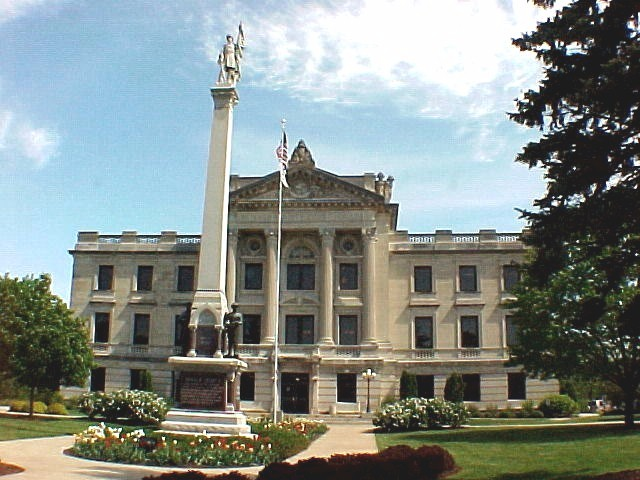
#> input picture train/pg/forest-selected-18.jpg, 640 x 480 px, found by its file name; its folder holds 4 pictures in this run
$ python train.py
#> lines starting #> are read from the running program, lines starting #| are printed output that depends on the picture; pictures that were not available may be replaced by others from this repository, and a replacement may not be noted
#> in extractFeatures, img is the input picture: shape (480, 640, 3); mean B, G, R 136.7, 141.3, 132.6
### utils.py
import pywt
from scipy.stats import kurtosis, skew
import numpy as np
import cv2

def getCentralPatch(img, width, height):
#> called with width = 256, height = 256
    h, w, c = img.shape
#> h = 480; w = 640; c = 3

    left = (w - width)//2
#> left = 192
    top = (h - height)//2
#> top = 112

    return img[top : top + width, left : left + height, :]
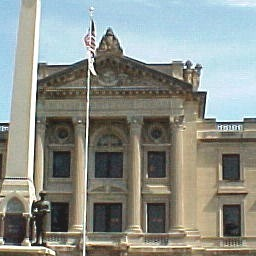
#> returned value: shape (256, 256, 3); mean of channels 0, 1, 2 138.8, 145.5, 141.3; drawn as B, G, R

dec_lo = [0.02807382, -0.060944743, -0.073386624, 0.41472545, 0.7973934, 0.4147245, -0.073386624, -0.060944743, 0.02807382]
dec_hi = pywt.qmf(dec_lo)
rec_lo = dec_lo
rec_hi = -dec_hi

filter_bank = [dec_lo, dec_hi, rec_lo, rec_hi]
myWavelet = pywt.Wavelet(name = "myWavelet", filter_bank = filter_bank)

def qmf_filter(img):
    coeffs = pywt.dwt2(img, myWavelet, 'periodization')
    return coeffs

def extractFeaturesFromImg(n, img):
#> called with n = 4
        features = np.zeros(72*(n - 1))

        H, V, D = [], [], []

        for i in range(3):
            Hi, Vi, Di = [], [], []

            A = img[:, :, i]
            for j in range(n):
                A, (h, v, d) = qmf_filter(A)

                Hi.append(h)
                Vi.append(v)
                Di.append(d)

            for j in range(n - 1):
                h_feat, v_feat, d_feat = getPrimaryStats(Hi[j]), getPrimaryStats(Vi[j]), getPrimaryStats(Di[j])

                start = i*12*(n - 1) + j*12

                features[start : start + 4] = h_feat
                features[start + 4 : start + 8] = v_feat
                features[start + 8 : start + 12] = d_feat

            H.append(Hi)
            V.append(Vi)
            D.append(Di)
#> this loop made 3 passes
#> pass 1, in extractFeaturesFromImg, `A = img[:, :, i]`:
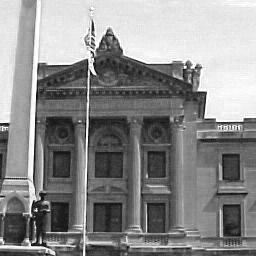
#> A: shape (256, 256); min 5, max 255, mean 138.8
#> pass 2, in extractFeaturesFromImg, `A = img[:, :, i]`:
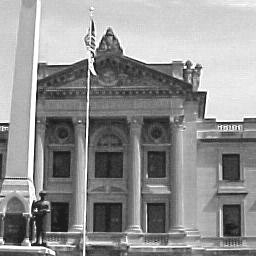
#> A: shape (256, 256); min 17, max 255, mean 145.5
#> pass 3, in extractFeaturesFromImg, `A = img[:, :, i]`:
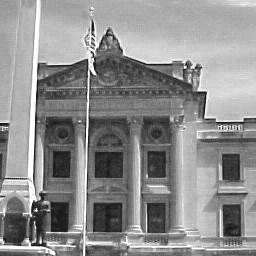
#> A: shape (256, 256); min 10, max 255, mean 141.3
#> after the loop, D = 3 items; H = 3 items; V = 3 items; features = 216 values, max 10527.2 at index 29, min -2.56 at index 12, mean 363.2


        for j in range(3):
            for i in range(n - 1):
                start = 36*(n - 1) + j*12*(n - 1) + i*12
                dim = V[j][i].shape[0]

                Q_h = np.zeros((dim*dim, 9))
                v_h = H[j][i].reshape((dim*dim, 1))

                for k in range(dim*dim):
                    x = k//dim
                    y = k%dim

                    row = np.array([
                                    abs(0 if x == 0 else H[j][i][x-1][y]),
                                    abs(0 if x == dim -1 else H[j][i][x+1][y]),
                                    abs(0 if y == 0 else H[j][i][x][y-1]),
                                    abs(0 if y == dim -1 else H[j][i][x][y+1]),
                                    abs(H[j][i+1][x//2][y//2]),
                                    abs(D[j][i][x][y]),
                                    abs(D[j][i+1][x//2][y//2]),
                                    abs(H[(j+1)%3][i][x][y]),
                                    abs(H[(j+2)%3][i][x][y])
                                    ])

                    Q_h[k, :] = row

                stats = getSecondaryStats(Q_h, v_h)
                features[start : start + 4] = stats

                Q_v = np.zeros((dim*dim, 9))
                v_v = V[j][i].reshape((dim*dim, 1))

                for k in range(dim*dim):
                    x = k//dim
                    y = k%dim

                    row = np.array([
                                    abs(0 if x == 0 else V[j][i][x-1][y]),
                                    abs(0 if x == dim -1 else V[j][i][x+1][y]),
                                    abs(0 if y == 0 else V[j][i][x][y-1]),
                                    abs(0 if y == dim -1 else V[j][i][x][y+1]),
                                    abs(V[j][i+1][x//2][y//2]),
                                    abs(D[j][i][x][y]),
                                    abs(D[j][i+1][x//2][y//2]),
                                    abs(V[(j+1)%3][i][x][y]),
                                    abs(V[(j+2)%3][i][x][y])
                                    ])

                    Q_v[k, :] = row

                stats = getSecondaryStats(Q_v, v_v)
                features[start + 4 : start + 8] = stats

                Q_d = np.zeros((dim*dim, 9))
                v_d = D[j][i].reshape((dim*dim, 1))

                for k in range(dim*dim):
                    x = k//dim
                    y = k%dim

                    row = np.array([
                                    abs(0 if x == 0 else D[j][i][x-1][y]),
                                    abs(0 if x == dim - 1 else D[j][i][x+1][y]),
                                    abs(0 if y == 0 else D[j][i][x][y-1]),
                                    abs(0 if y == dim - 1 else D[j][i][x][y+1]),
                                    abs(D[j][i+1][x//2][y//2]),
                                    abs(H[j][i][x][y]),
                                    abs(V[j][i][x][y]),
                                    abs(D[(j+1)%3][i][x][y]),
                                    abs(D[(j+2)%3][i][x][y])
                                    ])

                    Q_d[k, :] = row

                stats = getSecondaryStats(Q_d, v_d)
                features[start + 8 : start + 12] = stats
#> after the loop, features = 216 values, max 10527.2 at index 29, min -2.56 at index 12, mean 363.9

        return features

def getSecondaryStats(Q, v):
    Q_t = np.transpose(Q)
    Q_tQ = np.dot(Q_t, Q)
    inv = np.linalg.inv(Q_tQ)

    w = np.dot(np.dot(inv, Q_t), v)
    p = np.log(np.abs(v)) - np.log(np.abs(np.dot(Q, w)))

    return getPrimaryStats(p)

def getPrimaryStats(arr):
    return np.array([arr.mean(), arr.var(), skew(arr, None), kurtosis(arr, None)])

### train.py
import os
import pywt
import cv2
import numpy as np
from utils import getCentralPatch, extractFeaturesFromImg
from sklearn.discriminant_analysis import LinearDiscriminantAnalysis as LDA
import pickle

class Train:
    def __init__(self, n, train_dir):
        self.n = n
        self.train_dir = train_dir

        self.i = 0

    def extractFeatures(self):
        pg_dataset = os.listdir(os.path.join(self.train_dir, "pg"))
        pr_dataset = os.listdir(os.path.join(self.train_dir, "pr"))

        self.nt = len(pg_dataset) + len(pr_dataset)
        self.features = np.zeros((self.nt, 72*(self.n-1)))
        self.clss = np.zeros(self.nt)

        for data in pg_dataset:
            img = cv2.imread(os.path.join(os.path.join(self.train_dir, "pg"), data))
            imgPatch = getCentralPatch(img, 256, 256)

            self.features[self.i] = extractFeaturesFromImg(self.n, imgPatch)
            self.clss[self.i] = 1

            self.i += 1

            print(f"Done {self.i}/{self.nt}")
#> pass 2 of the loop in extractFeatures, `for data in pg_dataset:`:
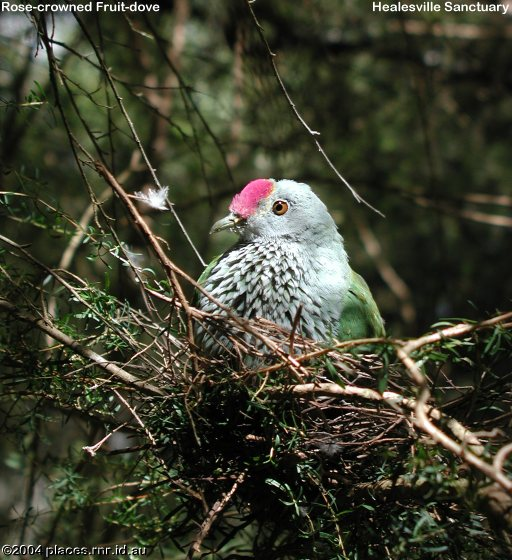
#> input picture train/pg/fruit-selected-9.jpg, 512 x 560 px, found by its file name
#> in extractFeatures, img is the input picture: shape (560, 512, 3); mean B, G, R 47.2, 63.9, 62.5
#> in getCentralPatch (call 2), `return img[top : top + width, left : left + height, :]`:
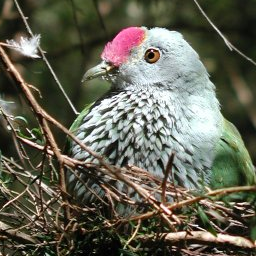
#> returned value: shape (256, 256, 3); mean of channels 0, 1, 2 82.9, 98.3, 98.9; drawn as B, G, R
#> the loop in extractFeaturesFromImg (call 2), `for i in range(3):` made 3 passes
#> pass 3, in extractFeaturesFromImg (call 2), `A = img[:, :, i]`:
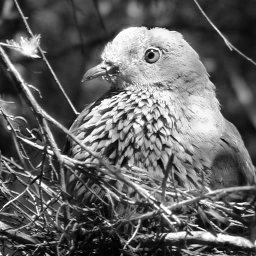
#> A: shape (256, 256); min 0, max 255, mean 98.9
#> after the loop in extractFeaturesFromImg (call 2), `for i in range(3):`: features = 216 values, max 17981.3 at index 97, min -2.32 at index 60, mean 661.6
#> after the loop in extractFeaturesFromImg (call 2), `for j in range(3):`: features = 216 values, max 17981.3 at index 97, min -2.32 at index 60, mean 662.5
#> pass 3 of the loop in extractFeatures, `for data in pg_dataset:`:
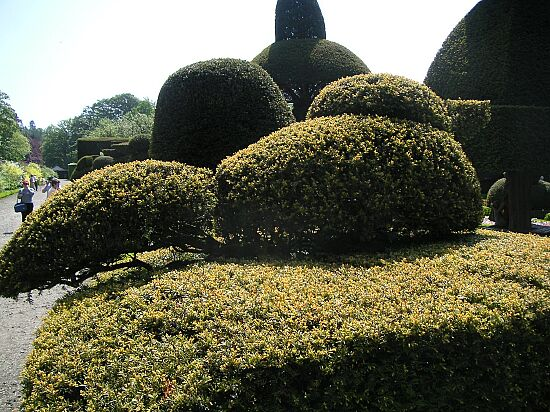
#> input picture train/pg/hall-selected-14.jpg, 550 x 412 px, found by its file name
#> in extractFeatures, img is the input picture: shape (412, 550, 3); mean B, G, R 79, 98.1, 97.8
#> in getCentralPatch (call 3), `return img[top : top + width, left : left + height, :]`:
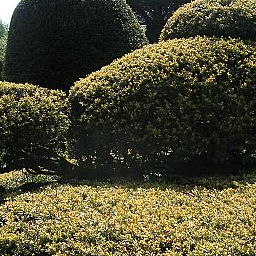
#> returned value: shape (256, 256, 3); mean of channels 0, 1, 2 48.4, 73.2, 76.5; drawn as B, G, R
#> the loop in extractFeaturesFromImg (call 3), `for i in range(3):` made 3 passes
#> pass 3, in extractFeaturesFromImg (call 3), `A = img[:, :, i]`:
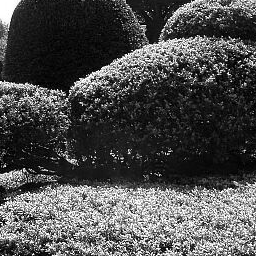
#> A: shape (256, 256); min 0, max 255, mean 76.5
#> after the loop in extractFeaturesFromImg (call 3), `for i in range(3):`: features = 216 values, max 12226.1 at index 97, min -2.85 at index 100, mean 447.2
#> after the loop in extractFeaturesFromImg (call 3), `for j in range(3):`: features = 216 values, max 12226.1 at index 97, min -2.85 at index 100, mean 448.1
#> the loop made 4 passes; the first 3 are shown

        for data in pr_dataset:
            img = cv2.imread(os.path.join(os.path.join(self.train_dir, "pr"), data))
            imgPatch = getCentralPatch(img, 256, 256)

            self.features[self.i] = extractFeaturesFromImg(self.n, imgPatch)
            self.clss[self.i] = 2

            self.i += 1

            print(f"Done {self.i}/{self.nt}")

    def train(self):
        self.extractFeatures()

        #with open("features", "wb") as f:
        #    pickle.dump(self.features, f)

        self.features = np.nan_to_num(self.features, nan=0.0, posinf=0.0, neginf=0.0)

        clf = LDA()
        clf.fit(self.features, self.clss)

        with open("models/model.pkl", "wb") as f:
            pickle.dump(clf, f)

        print(f"Model saved with training accuracy {clf.score(self.features, self.clss)*100}%")


trainer = Train(4, "./dataset/train/")
trainer.train()
